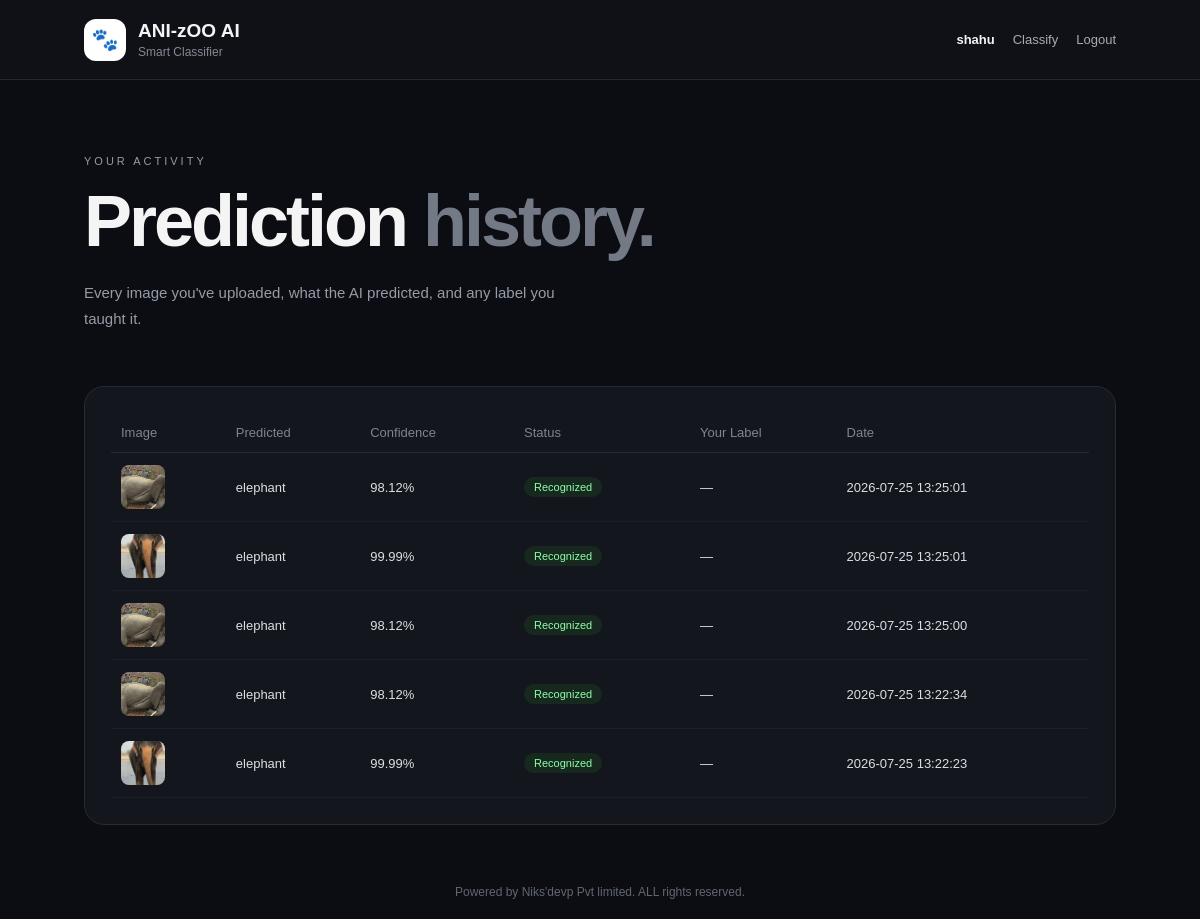
Screenshot of /history (signed in) with the database file from the repository.
### tables this page shows
CREATE TABLE users (
    id            INTEGER PRIMARY KEY AUTOINCREMENT,
    username      TEXT UNIQUE NOT NULL,
    email         TEXT UNIQUE NOT NULL,
    password_hash TEXT NOT NULL,
    created_at    TIMESTAMP DEFAULT CURRENT_TIMESTAMP
);

CREATE TABLE predictions (
    id                  INTEGER PRIMARY KEY AUTOINCREMENT,
    user_id             INTEGER NOT NULL,
    image_filename      TEXT NOT NULL,
    predicted_animal    TEXT,
    confidence          REAL,
    is_unknown          INTEGER DEFAULT 0,
    user_provided_label TEXT,
    created_at          TIMESTAMP DEFAULT CURRENT_TIMESTAMP,
    FOREIGN KEY (user_id) REFERENCES users (id)
);

### app/main.py (the view)
@bp.route("/history")
@login_required
def history():
    db = get_db()
    records = db.execute(
        "SELECT * FROM predictions WHERE user_id = ? ORDER BY created_at DESC",
        (g.user["id"],),
    ).fetchall()
    return render_template("history.html", records=records)

### app/auth.py (called while the page is built)
@bp.before_app_request
def load_logged_in_user():
    user_id = session.get("user_id")
    if user_id is None:
        g.user = None
    else:
        g.user = get_db().execute(
            "SELECT * FROM users WHERE id = ?", (user_id,)
        ).fetchone()

def login_required(view):
    @functools.wraps(view)
    def wrapped_view(**kwargs):
        if g.user is None:
            return redirect(url_for("auth.login"))
        return view(**kwargs)
    return wrapped_view

### app/db.py (called while the page is built)
def get_db():
    if "db" not in g:
        g.db = sqlite3.connect(
            current_app.config["DATABASE"],
            detect_types=sqlite3.PARSE_DECLTYPES,
        )
        g.db.row_factory = sqlite3.Row
        g.db.execute("PRAGMA foreign_keys = ON")
    return g.db

### app/templates/history.html (shortened to what this page needs)
<!DOCTYPE html>
<html lang="en">
<head>
    <link rel="stylesheet" href="{{ url_for('static', filename='style.css') }}">
</head>
<body>
    <nav class="navbar">
        <div class="brand">
            <div class="brand-icon">🐾</div>
            <div>
                <h2>ANI-zOO AI</h2>
                <span>Smart Classifier</span>
            </div>
        </div>
        <div class="nav-right">
            <div class="nav-links">
                <span class="nav-user">{{ g.user['username'] }}</span>
                <a href="{{ url_for('main.home') }}">Classify</a>
                <a href="{{ url_for('auth.logout') }}">Logout</a>
            </div>
        </div>
    </nav>
    <main class="main-container">
        <section class="hero">
            <p class="eyebrow">YOUR ACTIVITY</p>
            <h1>Prediction <span>history.</span></h1>
            <p class="hero-text">Every image you've uploaded, what the AI predicted, and any label you taught it.</p>
        </section>
        <div class="history-card">
            {% if records %}
            <table class="history-table">
                <thead>
                    <tr>
                        <th>Image</th>
                        <th>Predicted</th>
                        <th>Confidence</th>
                        <th>Status</th>
                        <th>Your Label</th>
                        <th>Date</th>
                    </tr>
                </thead>
                <tbody>
                    {% for r in records %}
                    <tr>
                        <td>
                            <img
                                class="history-thumb"
                                src="{{ url_for('static', filename='uploads/' ~ r['image_filename']) }}"
                                alt="{{ r['predicted_animal'] }}"
                            >
                        </td>
                        <td>{{ r['predicted_animal'] }}</td>
                        <td>{{ r['confidence'] }}%</td>
                        <td>
                            {% if r['is_unknown'] %}
                                <span class="badge badge-unknown">Unknown</span>
                            {% else %}
                                <span class="badge badge-known">Recognized</span>
                            {% endif %}
                        </td>
                        <td>{{ r['user_provided_label'] or '—' }}</td>
                        <td>{{ r['created_at'] }}</td>
                    </tr>
                    {% endfor %}
                </tbody>
            </table>
            {% else %}
            <div class="empty-history">
                <h3>No predictions yet</h3>
                <p>Upload an image on the Classify page to get started.</p>
            </div>
            {% endif %}
        </div>
    </main>
    <footer>
        <p>Powered by Niks'devp Pvt limited. ALL rights reserved.</p>
    </footer>
</body>
</html>

### app/static/style.css (style rules this page uses)
* { margin: 0; padding: 0; box-sizing: border-box; }
body { font-family: Arial, sans-serif; background: #0b0d12; color: #f4f4f5; min-height: 100vh; }
.navbar { height: 80px; padding: 0 7%; display: flex; justify-content: space-between; align-items: center; border-bottom: 1px solid #252832; background: #0f1117; }
.brand { display: flex; align-items: center; gap: 12px; }
.brand-icon { width: 42px; height: 42px; border-radius: 12px; display: flex; align-items: center; justify-content: center; background: #ffffff; color: #0b0d12; font-size: 22px; }
.brand h2 { font-size: 19px; }
.brand span { color: #858995; font-size: 12px; }
.main-container { width: 86%; max-width: 1250px; margin: auto; }
.hero { padding: 75px 0 55px; }
.eyebrow { font-size: 11px; letter-spacing: 3px; color: #969ba8; margin-bottom: 18px; }
.hero h1 { font-size: clamp( 40px, 6vw, 72px ); line-height: 1.02; letter-spacing: -3px; }
.hero h1 span { color: #737985; }
.hero-text { margin-top: 22px; max-width: 500px; color: #969ba8; line-height: 1.7; font-size: 15px; }
.nav-right { display: flex; align-items: center; gap: 20px; }
.nav-links { display: flex; align-items: center; gap: 18px; font-size: 13px; }
.nav-links a { color: #a7abb5; text-decoration: none; }
.nav-user { color: #f4f4f5; font-weight: 600; }
.history-card { background: #13161d; border: 1px solid #272b35; border-radius: 20px; padding: 26px; margin-bottom: 40px; }
.history-table { width: 100%; border-collapse: collapse; font-size: 13px; }
.history-table th { text-align: left; color: #7e8490; font-weight: 500; padding: 12px 10px; border-bottom: 1px solid #272b35; }
.history-table td { padding: 12px 10px; border-bottom: 1px solid #1c1f27; color: #dcdee3; }
.history-thumb { width: 44px; height: 44px; border-radius: 8px; object-fit: cover; display: block; }
.badge { display: inline-block; padding: 4px 10px; border-radius: 20px; font-size: 11px; }
.badge-known { background: #17291e; color: #8dffa7; }
footer { text-align: center; padding: 20px; color: #606672; font-size: 12px; }

### rows the page displays
users: user.username "shahu"
predictions: image_filename (picture), predicted_animal "elephant", confidence "98.12", is_unknown "Recognized", r "—", created_at "2026-07-25 13:25:01"
predictions: image_filename (picture), predicted_animal "elephant", confidence "99.99", is_unknown "Recognized", r "—", created_at "2026-07-25 13:25:01"
predictions: image_filename (picture), predicted_animal "elephant", confidence "98.12", is_unknown "Recognized", r "—", created_at "2026-07-25 13:25:00"
predictions: image_filename (picture), predicted_animal "elephant", confidence "98.12", is_unknown "Recognized", r "—", created_at "2026-07-25 13:22:34"
predictions: image_filename (picture), predicted_animal "elephant", confidence "99.99", is_unknown "Recognized", r "—", created_at "2026-07-25 13:22:23"
